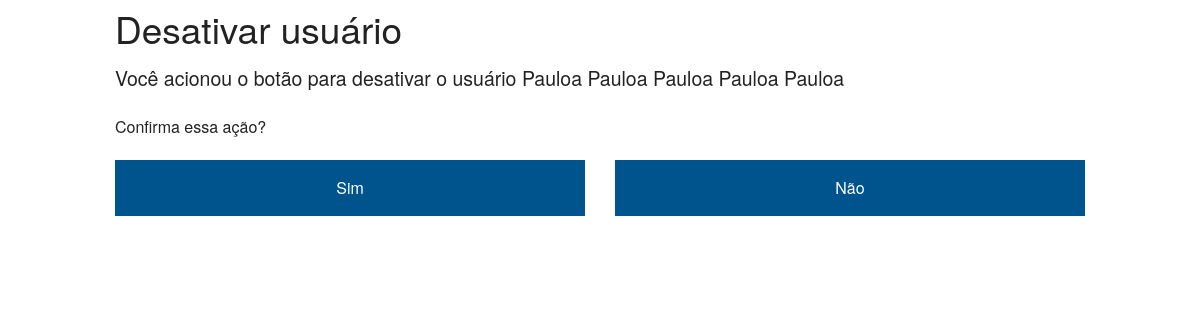
The page /pages/modal_desativar_usuario.php?id=2012055214 on the database as committed earlier.
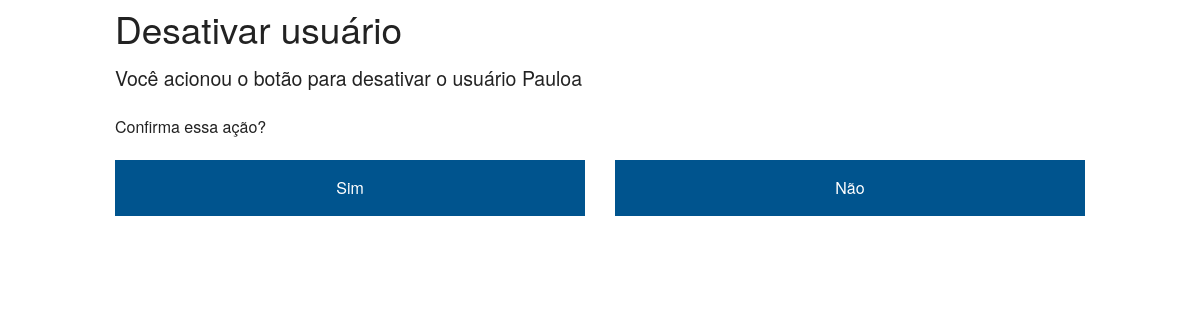
The same page on the database as committed later.
### tables this page shows
CREATE TABLE IF NOT EXISTS `usuarios` (
  `matr` char(10) NOT NULL,
  `nome` varchar(50) NOT NULL,
  `senha` varchar(256) NOT NULL,
  `email_pessoal` char(50) NOT NULL,
  `email_profissional` varchar(50) DEFAULT NULL,
  `diretoria` int(11) DEFAULT NULL,
  `cargo` char(30) NOT NULL,
  `ingresso_faculdade` varchar(6) NOT NULL,
  `ingresso_empresa` varchar(45) DEFAULT NULL,
  `permissao` int(6) NOT NULL COMMENT 'admin ou comum',
  `conectado` int(11) NOT NULL COMMENT '1=CONECTADO; 0=NÃO CONECTADO',
  `data_criacao` datetime NOT NULL,
  `data_desligamento` datetime DEFAULT NULL,
  PRIMARY KEY (`matr`),
  UNIQUE KEY `email` (`email_pessoal`),
  KEY `diretoria` (`diretoria`),
  KEY `id_premissoes_idx` (`permissao`)
);

### pages/modal_desativar_usuario.php (the view, shortened to what this page needs)
<?php
	require_once("connect/testmysql_p.php");
	$matr = $_GET['id'];
	$sql = "SELECT matr, nome FROM usuarios WHERE matr=$matr";
	if (isset($sql))
		if (!mysqli_query($conn, $sql)) {
	  		$msg_erro = "Não foi possível realizar essa operação.";
		} else {
			$result = mysqli_query($conn, $sql);
		}
	while ($row = mysqli_fetch_assoc($result)) {
		$nome = $row['nome'];
	}
?>
<!doctype html>
<html class="no-js" lang="en">
<head>
	<link rel="stylesheet" href="../css/foundation.css" />
</head>
<body>
	<div class="row">
		<div class="large-12 columns">
			<h2>Desativar usuário </h2>
			<p class="lead">Você acionou o botão para desativar o usuário <?php echo $nome?></p>
			<p>Confirma essa ação?</p>
			<div class="row">
				<div class="large-6 medium-6 small-6 columns">
					<form name="desativar_usuario" action="desativar_usuario.php" method="post">
						<button class="button expand" name="Sim" type="submit">Sim</button>
					</form>
				</div>
				<div class="large-6 medium-6 small-6 columns">
					<a href="listar_usuarios.php" class="button expand close-modal">Não</a>
				</div>
			</div>
		</div>
	</div>
</body>
</html>

Rows that differ between the two databases and show on the page:
changed usuarios: nome "Pauloa Pauloa Pauloa Pauloa Pauloa" → "Pauloa"
